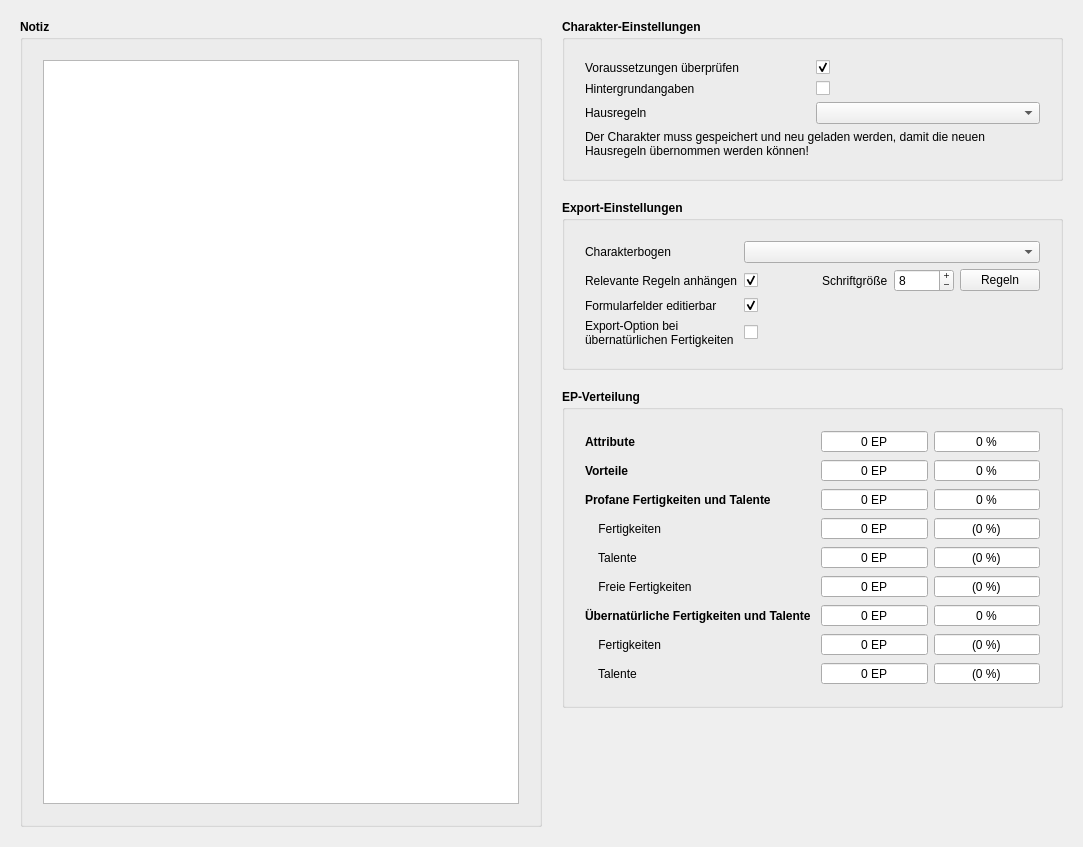
<?xml version="1.0" encoding="UTF-8"?>
<ui version="4.0">
 <class>Form</class>
 <widget class="QWidget" name="Form">
  <property name="geometry">
   <rect>
    <x>0</x>
    <y>0</y>
    <width>1083</width>
    <height>847</height>
   </rect>
  </property>
  <property name="windowTitle">
   <string>Form</string>
  </property>
  <layout class="QGridLayout" name="gridLayout">
   <property name="leftMargin">
    <number>20</number>
   </property>
   <property name="topMargin">
    <number>20</number>
   </property>
   <property name="rightMargin">
    <number>0</number>
   </property>
   <property name="bottomMargin">
    <number>20</number>
   </property>
   <property name="horizontalSpacing">
    <number>20</number>
   </property>
   <property name="verticalSpacing">
    <number>10</number>
   </property>
   <item row="1" column="0">
    <layout class="QVBoxLayout" name="verticalLayout_3">
     <item>
      <widget class="QLabel" name="labelNotiz">
       <property name="font">
        <font>
         <bold>true</bold>
        </font>
       </property>
       <property name="text">
        <string>Notiz</string>
       </property>
       <property name="class" stdset="0">
        <string>h2</string>
       </property>
      </widget>
     </item>
     <item>
      <widget class="QGroupBox" name="groupBox">
       <property name="title">
        <string/>
       </property>
       <layout class="QGridLayout" name="gridLayout_3">
        <property name="leftMargin">
         <number>20</number>
        </property>
        <property name="topMargin">
         <number>20</number>
        </property>
        <property name="rightMargin">
         <number>20</number>
        </property>
        <property name="bottomMargin">
         <number>20</number>
        </property>
        <item row="0" column="0">
         <widget class="QPlainTextEdit" name="teNotiz">
          <property name="sizePolicy">
           <sizepolicy hsizetype="Expanding" vsizetype="Expanding">
            <horstretch>0</horstretch>
            <verstretch>0</verstretch>
           </sizepolicy>
          </property>
          <property name="plainText">
           <string/>
          </property>
         </widget>
        </item>
       </layout>
      </widget>
     </item>
    </layout>
   </item>
   <item row="1" column="1">
    <widget class="QScrollArea" name="scrollArea">
     <property name="sizePolicy">
      <sizepolicy hsizetype="Expanding" vsizetype="Expanding">
       <horstretch>0</horstretch>
       <verstretch>0</verstretch>
      </sizepolicy>
     </property>
     <property name="frameShape">
      <enum>QFrame::Shape::NoFrame</enum>
     </property>
     <property name="horizontalScrollBarPolicy">
      <enum>Qt::ScrollBarPolicy::ScrollBarAlwaysOff</enum>
     </property>
     <property name="widgetResizable">
      <bool>true</bool>
     </property>
     <property name="class" stdset="0">
      <string>transparent</string>
     </property>
     <widget class="QWidget" name="scrollAreaWidgetContents">
      <property name="geometry">
       <rect>
        <x>0</x>
        <y>0</y>
        <width>521</width>
        <height>807</height>
       </rect>
      </property>
      <layout class="QVBoxLayout" name="verticalLayout">
       <property name="leftMargin">
        <number>0</number>
       </property>
       <property name="topMargin">
        <number>0</number>
       </property>
       <property name="rightMargin">
        <number>20</number>
       </property>
       <property name="bottomMargin">
        <number>0</number>
       </property>
       <item>
        <layout class="QVBoxLayout" name="verticalLayout_4">
         <property name="spacing">
          <number>0</number>
         </property>
         <item>
          <widget class="QLabel" name="labelEinstellungen">
           <property name="font">
            <font>
             <bold>true</bold>
            </font>
           </property>
           <property name="text">
            <string>Charakter-Einstellungen</string>
           </property>
           <property name="class" stdset="0">
            <string>h2</string>
           </property>
          </widget>
         </item>
         <item>
          <widget class="QGroupBox" name="groupBox_3">
           <property name="title">
            <string/>
           </property>
           <layout class="QGridLayout" name="gridLayout_5">
            <property name="leftMargin">
             <number>20</number>
            </property>
            <property name="topMargin">
             <number>20</number>
            </property>
            <property name="rightMargin">
             <number>20</number>
            </property>
            <property name="bottomMargin">
             <number>20</number>
            </property>
            <item row="14" column="0" colspan="2">
             <widget class="QLabel" name="labelReload">
              <property name="text">
               <string>Der Charakter muss gespeichert und neu geladen werden, damit die neuen Hausregeln übernommen werden können!</string>
              </property>
              <property name="alignment">
               <set>Qt::AlignmentFlag::AlignLeading|Qt::AlignmentFlag::AlignLeft|Qt::AlignmentFlag::AlignVCenter</set>
              </property>
              <property name="wordWrap">
               <bool>true</bool>
              </property>
              <property name="warning" stdset="0">
               <bool>true</bool>
              </property>
             </widget>
            </item>
            <item row="5" column="1">
             <widget class="QComboBox" name="comboHausregeln">
              <property name="toolTip">
               <string>&lt;html&gt;&lt;head/&gt;&lt;body&gt;&lt;p&gt;Hier erscheinen alle Hausregeldatenbanken in deinem Regel-Pfad.&lt;/p&gt;&lt;/body&gt;&lt;/html&gt;</string>
              </property>
             </widget>
            </item>
            <item row="0" column="1">
             <widget class="QCheckBox" name="checkReq">
              <property name="toolTip">
               <string>&lt;html&gt;&lt;head/&gt;&lt;body&gt;&lt;p&gt;Falls abgewählt, werden sämtliche Voraussetzungsprüfungen für Vorteile, übernatürliche Fertigkeiten usw. deaktiviert. Sämtliche währenddessen getätigte Käufe bleiben bestehen, selbst wenn du die Voraussetzungsprüfungen wieder aktivierst.&lt;/p&gt;&lt;/body&gt;&lt;/html&gt;</string>
              </property>
              <property name="text">
               <string/>
              </property>
              <property name="checked">
               <bool>true</bool>
              </property>
             </widget>
            </item>
            <item row="1" column="0">
             <widget class="QLabel" name="labelDetails">
              <property name="text">
               <string>Hintergrundangaben</string>
              </property>
             </widget>
            </item>
            <item row="0" column="0">
             <widget class="QLabel" name="labelReq">
              <property name="text">
               <string>Voraussetzungen überprüfen</string>
              </property>
             </widget>
            </item>
            <item row="5" column="0">
             <widget class="QLabel" name="labelHausregeln">
              <property name="text">
               <string>Hausregeln</string>
              </property>
             </widget>
            </item>
            <item row="1" column="1">
             <widget class="QCheckBox" name="checkDetails">
              <property name="toolTip">
               <string>&lt;html&gt;&lt;head/&gt;&lt;body&gt;&lt;p&gt;Wenn diese Option aktiviert ist, wird ein weiterer Tab &amp;quot;Hintergrund&amp;quot; angezeigt, in welchem du eine ausführliche Beschreibung des Charakters vornehmen kannst. Dafür wird in Beschreibungs-Tab die Kurzbeschreibung nicht mehr angezeigt.&lt;/p&gt;&lt;p&gt;Allerdings hat beispielsweise der Standard-Charakterbogen keine Formularfelder für diese Daten - deshalb ist diese Option standardmäßig deaktiviert.&lt;/p&gt;&lt;/body&gt;&lt;/html&gt;</string>
              </property>
              <property name="text">
               <string/>
              </property>
             </widget>
            </item>
           </layout>
          </widget>
         </item>
         <item>
          <spacer name="horizontalSpacer">
           <property name="orientation">
            <enum>Qt::Orientation::Vertical</enum>
           </property>
           <property name="sizeType">
            <enum>QSizePolicy::Policy::Fixed</enum>
           </property>
           <property name="sizeHint" stdset="0">
            <size>
             <width>20</width>
             <height>20</height>
            </size>
           </property>
          </spacer>
         </item>
         <item>
          <widget class="QLabel" name="label_16">
           <property name="font">
            <font>
             <bold>true</bold>
            </font>
           </property>
           <property name="text">
            <string>Export-Einstellungen</string>
           </property>
           <property name="class" stdset="0">
            <string>h2</string>
           </property>
          </widget>
         </item>
         <item>
          <widget class="QGroupBox" name="groupBox_4">
           <property name="title">
            <string/>
           </property>
           <layout class="QGridLayout" name="gridLayout_6">
            <property name="leftMargin">
             <number>20</number>
            </property>
            <property name="topMargin">
             <number>20</number>
            </property>
            <property name="rightMargin">
             <number>20</number>
            </property>
            <property name="bottomMargin">
             <number>20</number>
            </property>
            <item row="7" column="1">
             <widget class="QCheckBox" name="checkFormular">
              <property name="toolTip">
               <string>&lt;html&gt;&lt;head/&gt;&lt;body&gt;&lt;p&gt;Manche PDF-Reader können Formularfelder in PDF-Dokumenten nicht durchsuchen oder machen beispielsweise Probleme wegen der automatischen Schriftgröße. Die Formularfelder erhöhen die Dateigröße außerdem rund 10%. Mit dieser Option kannst du diese in reine Textfelder umwandeln. Sie sind dann allerdings nicht mehr editierbar. Diese Einstellung gilt für neue Charaktere. Du kannst sie nachträglich im Info-Tab des Charaktereditors ändern.&lt;/p&gt;&lt;/body&gt;&lt;/html&gt;</string>
              </property>
              <property name="text">
               <string/>
              </property>
              <property name="checked">
               <bool>true</bool>
              </property>
             </widget>
            </item>
            <item row="7" column="0">
             <widget class="QLabel" name="labelFormular">
              <property name="text">
               <string>Formularfelder editierbar</string>
              </property>
             </widget>
            </item>
            <item row="8" column="0">
             <widget class="QLabel" name="labelUeberPDF">
              <property name="text">
               <string>Export-Option bei übernatürlichen Fertigkeiten</string>
              </property>
              <property name="wordWrap">
               <bool>true</bool>
              </property>
             </widget>
            </item>
            <item row="8" column="1">
             <widget class="QCheckBox" name="checkUeberPDF">
              <property name="toolTip">
               <string>&lt;html&gt;&lt;head/&gt;&lt;body&gt;&lt;p&gt;Taverne übernimmt automatisch alle übernatürlichen Fertigkeiten in den Charakterbogen, deren FW mindestens 1 beträgt und für welche du mindestens ein Talent aktiviert hast. Wenn du diese Option aktivierst, zeigt Taverne eine PDF-Spalte bei den übernatürlichen Fertigkeiten an. Mit dieser kannst du selbst entscheiden, welche Fertigkeiten in den Charakterbogen übernommen werden sollen.&lt;/p&gt;&lt;/body&gt;&lt;/html&gt;</string>
              </property>
              <property name="text">
               <string/>
              </property>
              <property name="checked">
               <bool>false</bool>
              </property>
             </widget>
            </item>
            <item row="0" column="0">
             <widget class="QLabel" name="labelCharsheet">
              <property name="text">
               <string>Charakterbogen</string>
              </property>
             </widget>
            </item>
            <item row="2" column="0">
             <widget class="QLabel" name="labelRegeln">
              <property name="text">
               <string>Relevante Regeln anhängen</string>
              </property>
             </widget>
            </item>
            <item row="2" column="1">
             <layout class="QHBoxLayout" name="horizontalLayout">
              <item>
               <widget class="QCheckBox" name="checkRegeln">
                <property name="toolTip">
                 <string>&lt;html&gt;&lt;head/&gt;&lt;body&gt;&lt;p&gt;Taverne kann automatisch alle Regeln, die für deinen Charakter relevant sind, zusammentragen und deiner PDF hinten anfügen.&lt;/p&gt;&lt;/body&gt;&lt;/html&gt;</string>
                </property>
                <property name="text">
                 <string/>
                </property>
                <property name="checked">
                 <bool>true</bool>
                </property>
                <property name="tristate">
                 <bool>false</bool>
                </property>
               </widget>
              </item>
              <item>
               <spacer name="horizontalSpacer_2">
                <property name="orientation">
                 <enum>Qt::Orientation::Horizontal</enum>
                </property>
                <property name="sizeHint" stdset="0">
                 <size>
                  <width>0</width>
                  <height>20</height>
                 </size>
                </property>
               </spacer>
              </item>
              <item>
               <widget class="QLabel" name="labelRegelnGroesse">
                <property name="font">
                 <font>
                  <hintingpreference>PreferNoHinting</hintingpreference>
                 </font>
                </property>
                <property name="text">
                 <string>Schriftgröße</string>
                </property>
                <property name="class" stdset="0">
                 <string>icon</string>
                </property>
               </widget>
              </item>
              <item>
               <widget class="QSpinBox" name="spinRegelnGroesse">
                <property name="minimumSize">
                 <size>
                  <width>60</width>
                  <height>0</height>
                 </size>
                </property>
                <property name="maximumSize">
                 <size>
                  <width>60</width>
                  <height>16777215</height>
                 </size>
                </property>
                <property name="toolTip">
                 <string>Schriftgröße des Regelanhangs</string>
                </property>
                <property name="buttonSymbols">
                 <enum>QAbstractSpinBox::ButtonSymbols::PlusMinus</enum>
                </property>
                <property name="minimum">
                 <number>6</number>
                </property>
                <property name="maximum">
                 <number>12</number>
                </property>
                <property name="value">
                 <number>8</number>
                </property>
               </widget>
              </item>
              <item>
               <widget class="QPushButton" name="buttonRegeln">
                <property name="font">
                 <font>
                  <hintingpreference>PreferNoHinting</hintingpreference>
                 </font>
                </property>
                <property name="toolTip">
                 <string>Kategorien auswählen, die im Regelanhang erscheinen sollen.</string>
                </property>
                <property name="text">
                 <string>Regeln</string>
                </property>
                <property name="class" stdset="0">
                 <string>icon</string>
                </property>
               </widget>
              </item>
             </layout>
            </item>
            <item row="0" column="1">
             <widget class="QComboBox" name="comboCharsheet">
              <property name="toolTip">
               <string>&lt;html&gt;&lt;head/&gt;&lt;body&gt;&lt;p&gt;Hier erscheinen alle Charakterbögen, die mit Taverne geliefert werden sowie alle aus deinem Charakterbogen-Pfad.&lt;/p&gt;&lt;/body&gt;&lt;/html&gt;</string>
              </property>
             </widget>
            </item>
           </layout>
          </widget>
         </item>
         <item>
          <spacer name="verticalSpacer_2">
           <property name="orientation">
            <enum>Qt::Orientation::Vertical</enum>
           </property>
           <property name="sizeType">
            <enum>QSizePolicy::Policy::Fixed</enum>
           </property>
           <property name="sizeHint" stdset="0">
            <size>
             <width>20</width>
             <height>20</height>
            </size>
           </property>
          </spacer>
         </item>
         <item>
          <widget class="QLabel" name="labelEP">
           <property name="font">
            <font>
             <bold>true</bold>
            </font>
           </property>
           <property name="text">
            <string>EP-Verteilung</string>
           </property>
           <property name="class" stdset="0">
            <string>h2</string>
           </property>
          </widget>
         </item>
         <item>
          <widget class="QGroupBox" name="groupBox_2">
           <property name="title">
            <string/>
           </property>
           <layout class="QGridLayout" name="gridLayout_4">
            <property name="leftMargin">
             <number>20</number>
            </property>
            <property name="topMargin">
             <number>20</number>
            </property>
            <property name="rightMargin">
             <number>20</number>
            </property>
            <property name="bottomMargin">
             <number>20</number>
            </property>
            <item row="0" column="0">
             <layout class="QGridLayout" name="gridLayout_2">
              <item row="3" column="1">
               <widget class="QSpinBox" name="spinFertigkeitenSpent">
                <property name="focusPolicy">
                 <enum>Qt::FocusPolicy::NoFocus</enum>
                </property>
                <property name="alignment">
                 <set>Qt::AlignmentFlag::AlignCenter</set>
                </property>
                <property name="readOnly">
                 <bool>true</bool>
                </property>
                <property name="buttonSymbols">
                 <enum>QAbstractSpinBox::ButtonSymbols::NoButtons</enum>
                </property>
                <property name="suffix">
                 <string> EP</string>
                </property>
                <property name="maximum">
                 <number>999999</number>
                </property>
               </widget>
              </item>
              <item row="6" column="2">
               <widget class="QSpinBox" name="spinUebernatuerlichPercent">
                <property name="focusPolicy">
                 <enum>Qt::FocusPolicy::NoFocus</enum>
                </property>
                <property name="alignment">
                 <set>Qt::AlignmentFlag::AlignCenter</set>
                </property>
                <property name="readOnly">
                 <bool>true</bool>
                </property>
                <property name="buttonSymbols">
                 <enum>QAbstractSpinBox::ButtonSymbols::NoButtons</enum>
                </property>
                <property name="suffix">
                 <string> %</string>
                </property>
                <property name="maximum">
                 <number>100</number>
                </property>
               </widget>
              </item>
              <item row="8" column="0">
               <widget class="QLabel" name="labelUeber3">
                <property name="minimumSize">
                 <size>
                  <width>230</width>
                  <height>0</height>
                 </size>
                </property>
                <property name="font">
                 <font>
                  <italic>false</italic>
                 </font>
                </property>
                <property name="text">
                 <string>    Talente</string>
                </property>
               </widget>
              </item>
              <item row="2" column="2">
               <widget class="QSpinBox" name="spinProfanPercent">
                <property name="focusPolicy">
                 <enum>Qt::FocusPolicy::NoFocus</enum>
                </property>
                <property name="alignment">
                 <set>Qt::AlignmentFlag::AlignCenter</set>
                </property>
                <property name="readOnly">
                 <bool>true</bool>
                </property>
                <property name="buttonSymbols">
                 <enum>QAbstractSpinBox::ButtonSymbols::NoButtons</enum>
                </property>
                <property name="suffix">
                 <string> %</string>
                </property>
                <property name="maximum">
                 <number>100</number>
                </property>
               </widget>
              </item>
              <item row="1" column="1">
               <widget class="QSpinBox" name="spinVorteileSpent">
                <property name="focusPolicy">
                 <enum>Qt::FocusPolicy::NoFocus</enum>
                </property>
                <property name="alignment">
                 <set>Qt::AlignmentFlag::AlignCenter</set>
                </property>
                <property name="readOnly">
                 <bool>true</bool>
                </property>
                <property name="buttonSymbols">
                 <enum>QAbstractSpinBox::ButtonSymbols::NoButtons</enum>
                </property>
                <property name="suffix">
                 <string> EP</string>
                </property>
                <property name="maximum">
                 <number>99999999</number>
                </property>
               </widget>
              </item>
              <item row="0" column="1">
               <widget class="QSpinBox" name="spinAttributeSpent">
                <property name="focusPolicy">
                 <enum>Qt::FocusPolicy::NoFocus</enum>
                </property>
                <property name="alignment">
                 <set>Qt::AlignmentFlag::AlignCenter</set>
                </property>
                <property name="readOnly">
                 <bool>true</bool>
                </property>
                <property name="buttonSymbols">
                 <enum>QAbstractSpinBox::ButtonSymbols::NoButtons</enum>
                </property>
                <property name="suffix">
                 <string> EP</string>
                </property>
                <property name="maximum">
                 <number>99999999</number>
                </property>
               </widget>
              </item>
              <item row="8" column="1">
               <widget class="QSpinBox" name="spinUeberTalenteSpent">
                <property name="focusPolicy">
                 <enum>Qt::FocusPolicy::NoFocus</enum>
                </property>
                <property name="alignment">
                 <set>Qt::AlignmentFlag::AlignCenter</set>
                </property>
                <property name="readOnly">
                 <bool>true</bool>
                </property>
                <property name="buttonSymbols">
                 <enum>QAbstractSpinBox::ButtonSymbols::NoButtons</enum>
                </property>
                <property name="suffix">
                 <string> EP</string>
                </property>
                <property name="maximum">
                 <number>999999</number>
                </property>
               </widget>
              </item>
              <item row="5" column="1">
               <widget class="QSpinBox" name="spinFreieSpent">
                <property name="focusPolicy">
                 <enum>Qt::FocusPolicy::NoFocus</enum>
                </property>
                <property name="alignment">
                 <set>Qt::AlignmentFlag::AlignCenter</set>
                </property>
                <property name="readOnly">
                 <bool>true</bool>
                </property>
                <property name="buttonSymbols">
                 <enum>QAbstractSpinBox::ButtonSymbols::NoButtons</enum>
                </property>
                <property name="suffix">
                 <string> EP</string>
                </property>
                <property name="maximum">
                 <number>999999</number>
                </property>
               </widget>
              </item>
              <item row="7" column="2">
               <widget class="QSpinBox" name="spinUeberFertigkeitenPercent">
                <property name="focusPolicy">
                 <enum>Qt::FocusPolicy::NoFocus</enum>
                </property>
                <property name="alignment">
                 <set>Qt::AlignmentFlag::AlignCenter</set>
                </property>
                <property name="readOnly">
                 <bool>true</bool>
                </property>
                <property name="buttonSymbols">
                 <enum>QAbstractSpinBox::ButtonSymbols::NoButtons</enum>
                </property>
                <property name="suffix">
                 <string> %)</string>
                </property>
                <property name="prefix">
                 <string>(</string>
                </property>
                <property name="maximum">
                 <number>100</number>
                </property>
               </widget>
              </item>
              <item row="1" column="0">
               <widget class="QLabel" name="label_2">
                <property name="minimumSize">
                 <size>
                  <width>230</width>
                  <height>0</height>
                 </size>
                </property>
                <property name="font">
                 <font>
                  <bold>true</bold>
                 </font>
                </property>
                <property name="text">
                 <string>Vorteile</string>
                </property>
                <property name="class" stdset="0">
                 <string>h4</string>
                </property>
               </widget>
              </item>
              <item row="0" column="2">
               <widget class="QSpinBox" name="spinAttributePercent">
                <property name="focusPolicy">
                 <enum>Qt::FocusPolicy::NoFocus</enum>
                </property>
                <property name="alignment">
                 <set>Qt::AlignmentFlag::AlignCenter</set>
                </property>
                <property name="readOnly">
                 <bool>true</bool>
                </property>
                <property name="buttonSymbols">
                 <enum>QAbstractSpinBox::ButtonSymbols::NoButtons</enum>
                </property>
                <property name="suffix">
                 <string> %</string>
                </property>
                <property name="maximum">
                 <number>100</number>
                </property>
               </widget>
              </item>
              <item row="8" column="2">
               <widget class="QSpinBox" name="spinUeberTalentePercent">
                <property name="focusPolicy">
                 <enum>Qt::FocusPolicy::NoFocus</enum>
                </property>
                <property name="alignment">
                 <set>Qt::AlignmentFlag::AlignCenter</set>
                </property>
                <property name="readOnly">
                 <bool>true</bool>
                </property>
                <property name="buttonSymbols">
                 <enum>QAbstractSpinBox::ButtonSymbols::NoButtons</enum>
                </property>
                <property name="suffix">
                 <string> %)</string>
                </property>
                <property name="prefix">
                 <string>(</string>
                </property>
                <property name="maximum">
                 <number>100</number>
                </property>
               </widget>
              </item>
              <item row="6" column="0">
               <widget class="QLabel" name="labelUeber1">
                <property name="minimumSize">
                 <size>
                  <width>230</width>
                  <height>0</height>
                 </size>
                </property>
                <property name="font">
                 <font>
                  <bold>true</bold>
                 </font>
                </property>
                <property name="text">
                 <string>Übernatürliche Fertigkeiten und Talente</string>
                </property>
                <property name="class" stdset="0">
                 <string>h4</string>
                </property>
               </widget>
              </item>
              <item row="5" column="0">
               <widget class="QLabel" name="label_4">
                <property name="minimumSize">
                 <size>
                  <width>230</width>
                  <height>0</height>
                 </size>
                </property>
                <property name="font">
                 <font>
                  <italic>false</italic>
                 </font>
                </property>
                <property name="text">
                 <string>    Freie Fertigkeiten</string>
                </property>
               </widget>
              </item>
              <item row="6" column="1">
               <widget class="QSpinBox" name="spinUebernatuerlichSpent">
                <property name="focusPolicy">
                 <enum>Qt::FocusPolicy::NoFocus</enum>
                </property>
                <property name="alignment">
                 <set>Qt::AlignmentFlag::AlignCenter</set>
                </property>
                <property name="readOnly">
                 <bool>true</bool>
                </property>
                <property name="buttonSymbols">
                 <enum>QAbstractSpinBox::ButtonSymbols::NoButtons</enum>
                </property>
                <property name="suffix">
                 <string> EP</string>
                </property>
                <property name="maximum">
                 <number>999999</number>
                </property>
               </widget>
              </item>
              <item row="7" column="1">
               <widget class="QSpinBox" name="spinUeberFertigkeitenSpent">
                <property name="focusPolicy">
                 <enum>Qt::FocusPolicy::NoFocus</enum>
                </property>
                <property name="alignment">
                 <set>Qt::AlignmentFlag::AlignCenter</set>
                </property>
                <property name="readOnly">
                 <bool>true</bool>
                </property>
                <property name="buttonSymbols">
                 <enum>QAbstractSpinBox::ButtonSymbols::NoButtons</enum>
                </property>
                <property name="suffix">
                 <string> EP</string>
                </property>
                <property name="maximum">
                 <number>999999</number>
                </property>
               </widget>
              </item>
              <item row="5" column="2">
               <widget class="QSpinBox" name="spinFreiePercent">
                <property name="focusPolicy">
                 <enum>Qt::FocusPolicy::NoFocus</enum>
                </property>
                <property name="alignment">
                 <set>Qt::AlignmentFlag::AlignCenter</set>
                </property>
                <property name="readOnly">
                 <bool>true</bool>
                </property>
                <property name="buttonSymbols">
                 <enum>QAbstractSpinBox::ButtonSymbols::NoButtons</enum>
                </property>
                <property name="suffix">
                 <string> %)</string>
                </property>
                <property name="prefix">
                 <string>(</string>
                </property>
                <property name="maximum">
                 <number>100</number>
                </property>
               </widget>
              </item>
              <item row="3" column="2">
               <widget class="QSpinBox" name="spinFertigkeitenPercent">
                <property name="focusPolicy">
                 <enum>Qt::FocusPolicy::NoFocus</enum>
                </property>
                <property name="alignment">
                 <set>Qt::AlignmentFlag::AlignCenter</set>
                </property>
                <property name="readOnly">
                 <bool>true</bool>
                </property>
                <property name="buttonSymbols">
                 <enum>QAbstractSpinBox::ButtonSymbols::NoButtons</enum>
                </property>
                <property name="suffix">
                 <string> %)</string>
                </property>
                <property name="prefix">
                 <string>(</string>
                </property>
                <property name="maximum">
                 <number>100</number>
                </property>
               </widget>
              </item>
              <item row="4" column="2">
               <widget class="QSpinBox" name="spinTalentePercent">
                <property name="focusPolicy">
                 <enum>Qt::FocusPolicy::NoFocus</enum>
                </property>
                <property name="alignment">
                 <set>Qt::AlignmentFlag::AlignCenter</set>
                </property>
                <property name="readOnly">
                 <bool>true</bool>
                </property>
                <property name="buttonSymbols">
                 <enum>QAbstractSpinBox::ButtonSymbols::NoButtons</enum>
                </property>
                <property name="suffix">
                 <string> %)</string>
                </property>
                <property name="prefix">
                 <string>(</string>
                </property>
                <property name="maximum">
                 <number>100</number>
                </property>
               </widget>
              </item>
              <item row="2" column="1">
               <widget class="QSpinBox" name="spinProfanSpent">
                <property name="focusPolicy">
                 <enum>Qt::FocusPolicy::NoFocus</enum>
                </property>
                <property name="alignment">
                 <set>Qt::AlignmentFlag::AlignCenter</set>
                </property>
                <property name="readOnly">
                 <bool>true</bool>
                </property>
                <property name="buttonSymbols">
                 <enum>QAbstractSpinBox::ButtonSymbols::NoButtons</enum>
                </property>
                <property name="suffix">
                 <string> EP</string>
                </property>
                <property name="maximum">
                 <number>999999</number>
                </property>
               </widget>
              </item>
              <item row="0" column="0">
               <widget class="QLabel" name="label">
                <property name="minimumSize">
                 <size>
                  <width>230</width>
                  <height>0</height>
                 </size>
                </property>
                <property name="font">
                 <font>
                  <bold>true</bold>
                 </font>
                </property>
                <property name="text">
                 <string>Attribute</string>
                </property>
                <property name="class" stdset="0">
                 <string>h4</string>
                </property>
               </widget>
              </item>
              <item row="4" column="0">
               <widget class="QLabel" name="label_9">
                <property name="minimumSize">
                 <size>
                  <width>230</width>
                  <height>0</height>
                 </size>
                </property>
                <property name="font">
                 <font>
                  <italic>false</italic>
                 </font>
                </property>
                <property name="text">
                 <string>    Talente</string>
                </property>
               </widget>
              </item>
              <item row="7" column="0">
               <widget class="QLabel" name="labelUeber2">
                <property name="minimumSize">
                 <size>
                  <width>230</width>
                  <height>0</height>
                 </size>
                </property>
                <property name="font">
                 <font>
                  <italic>false</italic>
                 </font>
                </property>
                <property name="text">
                 <string>    Fertigkeiten</string>
                </property>
               </widget>
              </item>
              <item row="3" column="0">
               <widget class="QLabel" name="label_8">
                <property name="minimumSize">
                 <size>
                  <width>230</width>
                  <height>0</height>
                 </size>
                </property>
                <property name="font">
                 <font>
                  <italic>false</italic>
                 </font>
                </property>
                <property name="text">
                 <string>    Fertigkeiten</string>
                </property>
               </widget>
              </item>
              <item row="2" column="0">
               <widget class="QLabel" name="label_3">
                <property name="minimumSize">
                 <size>
                  <width>230</width>
                  <height>0</height>
                 </size>
                </property>
                <property name="font">
                 <font>
                  <bold>true</bold>
                 </font>
                </property>
                <property name="text">
                 <string>Profane Fertigkeiten und Talente</string>
                </property>
                <property name="class" stdset="0">
                 <string>h4</string>
                </property>
               </widget>
              </item>
              <item row="4" column="1">
               <widget class="QSpinBox" name="spinTalenteSpent">
                <property name="focusPolicy">
                 <enum>Qt::FocusPolicy::NoFocus</enum>
                </property>
                <property name="alignment">
                 <set>Qt::AlignmentFlag::AlignCenter</set>
                </property>
                <property name="readOnly">
                 <bool>true</bool>
                </property>
                <property name="buttonSymbols">
                 <enum>QAbstractSpinBox::ButtonSymbols::NoButtons</enum>
                </property>
                <property name="suffix">
                 <string> EP</string>
                </property>
                <property name="maximum">
                 <number>999999</number>
                </property>
               </widget>
              </item>
              <item row="1" column="2">
               <widget class="QSpinBox" name="spinVorteilePercent">
                <property name="focusPolicy">
                 <enum>Qt::FocusPolicy::NoFocus</enum>
                </property>
                <property name="alignment">
                 <set>Qt::AlignmentFlag::AlignCenter</set>
                </property>
                <property name="readOnly">
                 <bool>true</bool>
                </property>
                <property name="buttonSymbols">
                 <enum>QAbstractSpinBox::ButtonSymbols::NoButtons</enum>
                </property>
                <property name="suffix">
                 <string> %</string>
                </property>
                <property name="maximum">
                 <number>100</number>
                </property>
               </widget>
              </item>
             </layout>
            </item>
           </layout>
          </widget>
         </item>
         <item>
          <spacer name="verticalSpacer">
           <property name="orientation">
            <enum>Qt::Orientation::Vertical</enum>
           </property>
           <property name="sizeHint" stdset="0">
            <size>
             <width>20</width>
             <height>0</height>
            </size>
           </property>
          </spacer>
         </item>
        </layout>
       </item>
      </layout>
     </widget>
    </widget>
   </item>
  </layout>
 </widget>
 <tabstops>
  <tabstop>teNotiz</tabstop>
  <tabstop>comboHausregeln</tabstop>
 </tabstops>
 <resources/>
 <connections/>
</ui>
